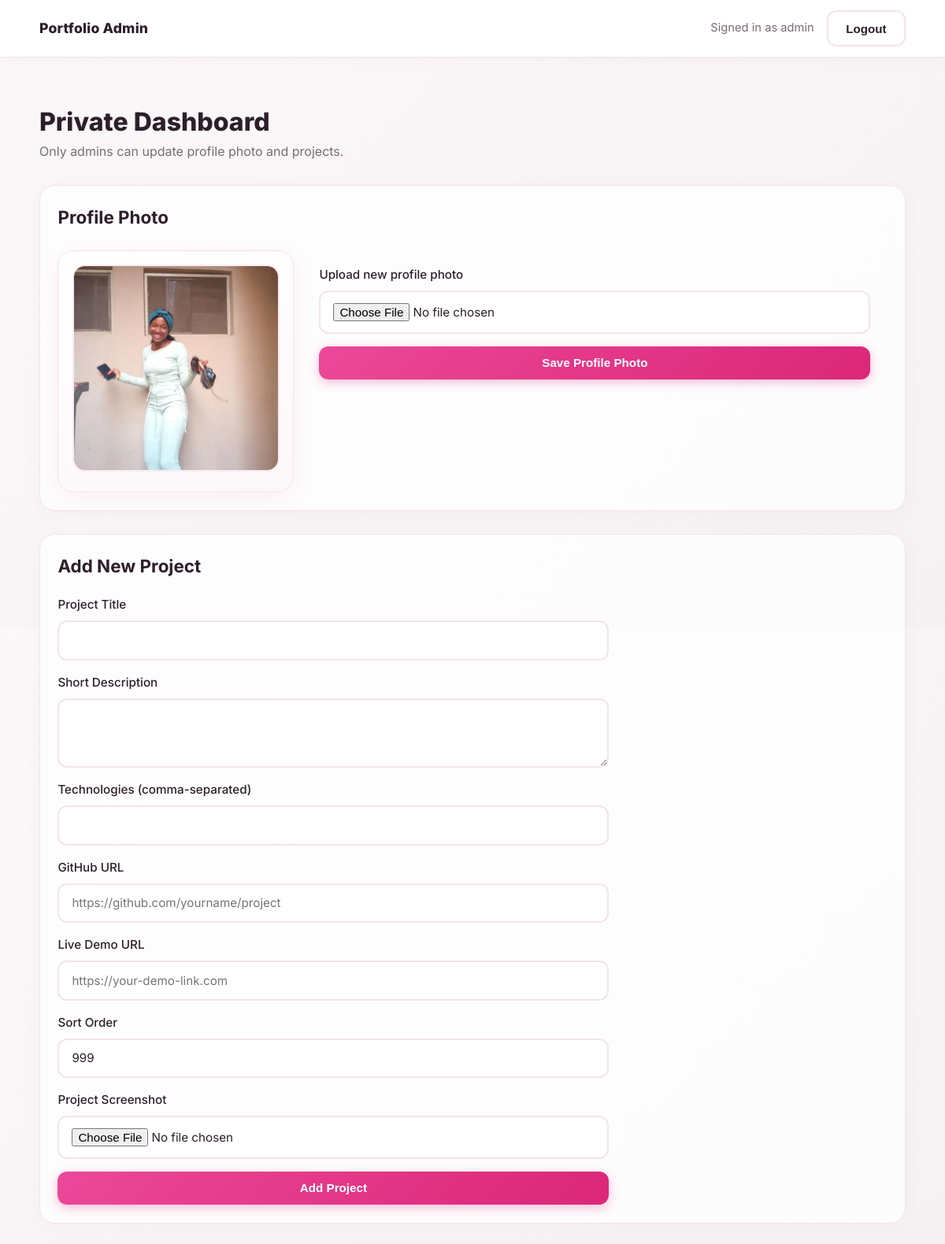
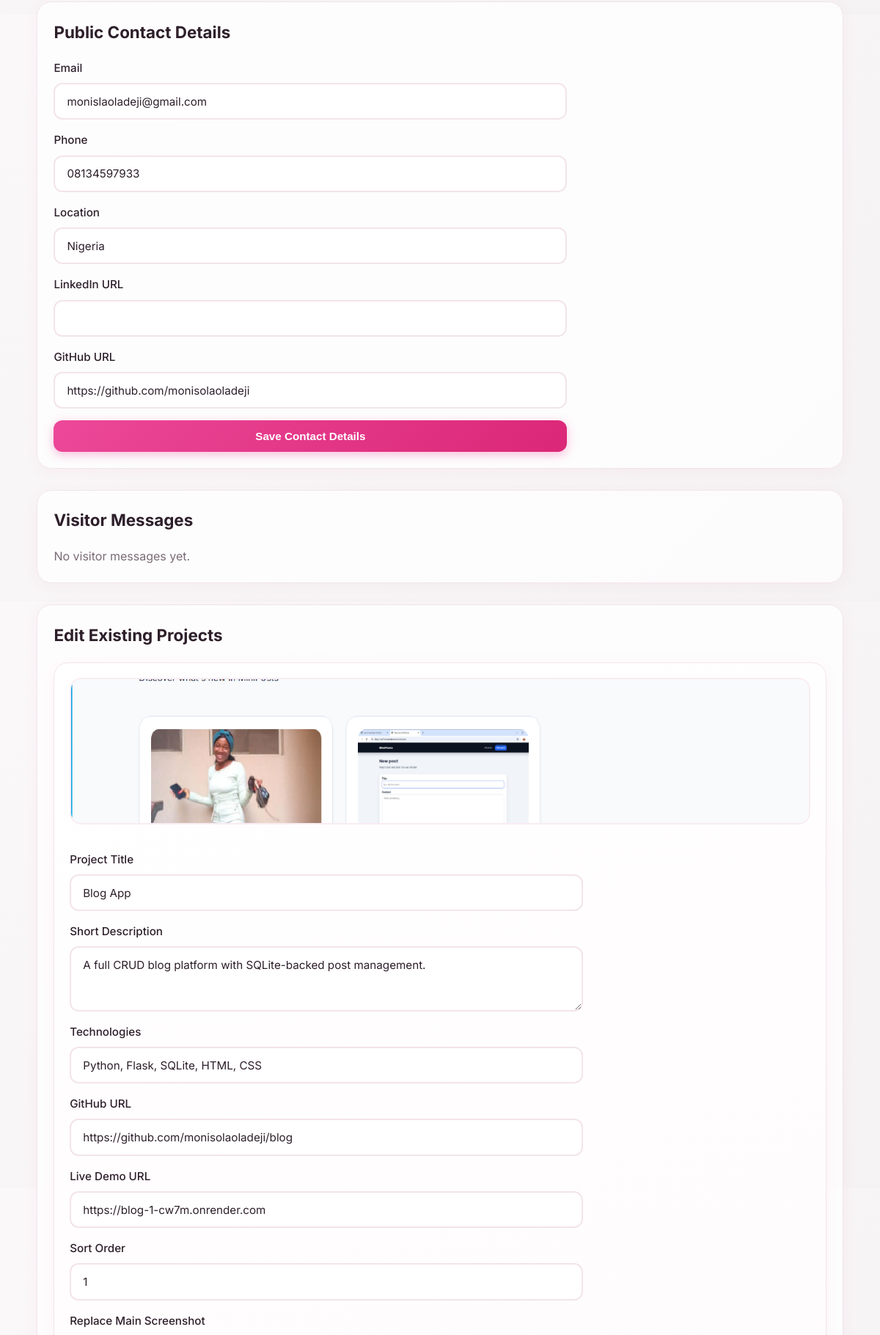
/admin (signed in, upper part), run on the app's committed database (2 pictures, top to bottom).
### tables this page shows
CREATE TABLE settings (
                key TEXT PRIMARY KEY,
                value TEXT NOT NULL DEFAULT ''
            );

CREATE TABLE projects (
                id INTEGER PRIMARY KEY AUTOINCREMENT,
                title TEXT NOT NULL,
                description TEXT NOT NULL,
                technologies TEXT NOT NULL,
                github_url TEXT NOT NULL,
                demo_url TEXT NOT NULL,
                screenshot_path TEXT NOT NULL DEFAULT '',
                sort_order INTEGER NOT NULL DEFAULT 0
            );

### app.py (the view)
@app.route("/admin", methods=["GET"])
@admin_required
def admin_dashboard():
    db = get_db()
    projects = db.execute(
        """
        SELECT id, title, description, technologies, github_url, demo_url, screenshot_path, sort_order
        FROM projects
        ORDER BY sort_order ASC, id ASC;
        """
    ).fetchall()
    projects_with_screenshots = []
    for project in projects:
        screenshots = get_project_screenshots(db, project["id"])
        projects_with_screenshots.append({
            **project,
            "screenshots": screenshots
        })
    visitor_messages = db.execute(
        """
        SELECT id, sender_name, sender_email, message_body, created_at, is_read
        FROM visitor_messages
        ORDER BY id DESC;
        """
    ).fetchall()
    settings = get_settings_map(db)
    return render_template(
        "admin_dashboard.html",
        projects=projects_with_screenshots,
        visitor_messages=visitor_messages,
        profile_photo_path=settings.get("profile_photo_path", ""),
        settings=settings,
        admin_username=app.config["ADMIN_USERNAME"],
    )

### app.py (called while the page is built)
def get_db():
    if "db" not in g:
        conn = sqlite3.connect(DB_PATH)
        conn.row_factory = sqlite3.Row
        g.db = conn
    return g.db

def get_settings_map(db):
    rows = db.execute("SELECT key, value FROM settings;").fetchall()
    return {row["key"]: row["value"] for row in rows}

def is_admin_logged_in() -> bool:
    return bool(session.get("is_admin"))

def admin_required(route_handler):
    @wraps(route_handler)
    def wrapper(*args, **kwargs):
        if not is_admin_logged_in():
            return redirect(url_for("admin_login"))
        return route_handler(*args, **kwargs)
    return wrapper

def get_project_screenshots(db, project_id):
    return db.execute(
        """
        SELECT id, image_path, caption, sort_order
        FROM project_screenshots
        WHERE project_id = ?
        ORDER BY sort_order ASC, id ASC;
        """,
        (project_id,),
    ).fetchall()

### templates/admin_dashboard.html (shortened to what this page needs)
<!DOCTYPE html>
<html lang="en">
<head>
  <link rel="stylesheet" href="{{ url_for('static', filename='css/styles.css') }}">
</head>
<body>
  <header class="site-header">
    <div class="container nav-wrap">
      <a href="/" class="logo">Portfolio Admin</a>
      <div class="admin-actions">
        <span class="admin-user">Signed in as {{ admin_username }}</span>
        <form method="post" action="/admin/logout">
          <button class="btn btn-outline" type="submit">Logout</button>
        </form>
      </div>
    </div>
  </header>
  <main class="container section">
    <h1 class="admin-title">Private Dashboard</h1>
    <p class="admin-subtext">Only admins can update profile photo and projects.</p>
    <section class="admin-panel">
      <h2>Profile Photo</h2>
      <div class="about-layout">
        <div class="profile-photo-card">
          {% if profile_photo_path %}
          <img class="profile-preview" src="{{ url_for('static', filename=profile_photo_path) }}" alt="Current profile photo">
          {% else %}
          <img class="profile-preview" src="https://via.placeholder.com/260x260/121936/e9eeff?text=No+Photo" alt="No profile photo">
          {% endif %}
        </div>
        <form class="contact-form" method="post" action="/admin/profile-photo" enctype="multipart/form-data">
          <label>
            Upload new profile photo
            <input type="file" name="profile_photo" accept="image/*" required>
          </label>
          <button class="btn btn-primary" type="submit">Save Profile Photo</button>
        </form>
      </div>
    </section>
    <section class="admin-panel">
      <h2>Add New Project</h2>
      <form class="contact-form" method="post" action="/admin/projects/create" enctype="multipart/form-data">
        <label>Project Title <input type="text" name="title" required></label>
        <label>Short Description <textarea name="description" rows="3" required></textarea></label>
        <label>Technologies (comma-separated) <input type="text" name="technologies" required></label>
        <label>GitHub URL <input type="url" name="github_url" placeholder="https://github.com/yourname/project"></label>
        <label>Live Demo URL <input type="url" name="demo_url" placeholder="https://your-demo-link.com"></label>
        <label>Sort Order <input type="number" name="sort_order" value="999"></label>
        <label>Project Screenshot <input type="file" name="screenshot" accept="image/*"></label>
        <button class="btn btn-primary" type="submit">Add Project</button>
      </form>
    </section>
    <section class="admin-panel">
      <h2>Public Contact Details</h2>
      <form class="contact-form" method="post" action="/admin/contact">
        <label>Email <input type="email" name="contact_email" value="{{ settings.get('contact_email', '') }}"></label>
        <label>Phone <input type="text" name="contact_phone" value="{{ settings.get('contact_phone', '') }}"></label>
        <label>Location <input type="text" name="contact_location" value="{{ settings.get('contact_location', '') }}"></label>
        <label>LinkedIn URL <input type="url" name="contact_linkedin" value="{{ settings.get('contact_linkedin', '') }}"></label>
        <label>GitHub URL <input type="url" name="contact_github" value="{{ settings.get('contact_github', '') }}"></label>
        <button class="btn btn-primary" type="submit">Save Contact Details</button>
      </form>
    </section>
    <section class="admin-panel">
      <h2>Visitor Messages</h2>
      <div class="admin-project-list">
        {% if visitor_messages %}
        {% for msg in visitor_messages %}
        <article class="project-card {{ 'message-unread' if not msg['is_read'] else '' }}">
          <h3>{{ msg["sender_name"] }}</h3>
          <p><strong>Email:</strong> <a href="mailto:{{ msg['sender_email'] }}">{{ msg["sender_email"] }}</a></p>
          <p><strong>Sent:</strong> {{ msg["created_at"] }}</p>
          <p>{{ msg["message_body"] }}</p>
          <div class="card-actions">
            {% if not msg["is_read"] %}
            <form method="post" action="/admin/messages/{{ msg['id'] }}/read">
              <button class="btn btn-primary" type="submit">Mark as Read</button>
            </form>
            {% endif %}
            <form method="post" action="/admin/messages/{{ msg['id'] }}/delete" onsubmit="return confirm('Delete this message?');">
              <button class="btn btn-outline" type="submit">Delete</button>
            </form>
          </div>
        </article>
        {% endfor %}
        {% else %}
        <p>No visitor messages yet.</p>
        {% endif %}
      </div>
    </section>
    <section class="admin-panel">
      <h2>Edit Existing Projects</h2>
      <div class="admin-project-list">
        {% for project in projects %}
        <article class="project-card">
          {% if project["screenshot_path"] %}
          <img class="project-shot" src="{{ url_for('static', filename=project['screenshot_path']) }}" alt="{{ project['title'] }} screenshot">
          {% endif %}
          <form class="contact-form" method="post" action="/admin/projects/{{ project['id'] }}/update" enctype="multipart/form-data">
            <label>Project Title <input type="text" name="title" value="{{ project['title'] }}" required></label>
            <label>Short Description <textarea name="description" rows="3" required>{{ project["description"] }}</textarea></label>
            <label>Technologies <input type="text" name="technologies" value="{{ project['technologies'] }}" required></label>
            <label>GitHub URL <input type="url" name="github_url" value="{{ project['github_url'] }}"></label>
            <label>Live Demo URL <input type="url" name="demo_url" value="{{ project['demo_url'] }}"></label>
            <label>Sort Order <input type="number" name="sort_order" value="{{ project['sort_order'] }}"></label>
            <label>Replace Main Screenshot <input type="file" name="screenshot" accept="image/*"></label>
          </form>
        </article>
        {% endfor %}
      </div>
    </section>
  </main>
</body>
</html>

### static/css/styles.css (style rules this page uses)
:root { --bg: #faf8f9; --surface: #ffffff; --surface-soft: #fdf7fa; --text: #2d1f2a; --muted: #7a6b76; --primary: #ec4899; --primary-soft: #fbcfe8; --primary-dark: #be185d; --border: #f3e4eb; --border-soft: #f9ecf2; --success: #22c55e; --error: #f87171; --ash: #e9e7e8; --ash-soft: #f4f2f3; }
* { box-sizing: border-box; margin: 0; padding: 0; }
html { scroll-behavior: smooth; }
body { font-family: "Inter", sans-serif; background: linear-gradient(135deg, #faf8f9 0%, #f4f2f3 100%); color: var(--text); line-height: 1.6; }
.container { width: min(1100px, 92%); margin: 0 auto; }
.site-header { position: sticky; top: 0; z-index: 100; backdrop-filter: blur(12px); background: rgba(255, 255, 255, 0.92); border-bottom: 1px solid var(--border); box-shadow: 0 2px 12px rgba(236, 72, 153, 0.06); }
.nav-wrap { display: flex; align-items: center; justify-content: space-between; min-height: 72px; gap: 0.8rem; }
.logo { font-weight: 800; font-size: 1.1rem; color: var(--text); text-decoration: none; letter-spacing: 0.2px; }
.btn { border: none; border-radius: 12px; padding: 0.8rem 1.4rem; text-decoration: none; font-weight: 600; cursor: pointer; display: inline-flex; align-items: center; justify-content: center; background: transparent; transition: all 0.25s ease; font-size: 0.95rem; }
.btn-primary { background: linear-gradient(135deg, var(--primary) 0%, #db2777 100%); color: #ffffff; box-shadow: 0 4px 14px rgba(236, 72, 153, 0.35); }
.btn-outline { background: transparent; border: 2px solid var(--border); color: var(--text); }
.section { padding: 3.5rem 0; }
.section h2 { font-size: 1.9rem; margin-bottom: 1rem; font-weight: 700; }
.section p { color: var(--muted); }
.about-layout { margin-top: 1.5rem; display: grid; grid-template-columns: 300px 1fr; gap: 2rem; align-items: start; }
.profile-photo-card { background: linear-gradient(160deg, var(--surface), var(--surface-soft)); border: 1px solid var(--border); border-radius: 20px; padding: 1.1rem; box-shadow: 0 8px 30px rgba(236, 72, 153, 0.08); }
.profile-preview { width: 100%; aspect-ratio: 1 / 1; object-fit: cover; border-radius: 16px; border: 2px solid var(--border-soft); }
.project-card { background: linear-gradient(160deg, var(--surface) 0%, #fffafc 100%); border: 1px solid var(--border); border-radius: 20px; padding: 1.3rem; display: flex; flex-direction: column; gap: 1rem; transition: all 0.3s ease; box-shadow: 0 4px 20px rgba(236, 72, 153, 0.06); }
.project-shot { width: 100%; height: 200px; object-fit: cover; border-radius: 16px; border: 2px solid var(--border-soft); }
.contact-form { margin-top: 1.2rem; max-width: 700px; display: grid; gap: 1rem; }
.contact-form label { display: grid; gap: 0.5rem; font-weight: 500; font-size: 0.95rem; }
.contact-form input, .contact-form textarea { width: 100%; border: 2px solid var(--border); background: #ffffff; color: var(--text); border-radius: 12px; padding: 0.85rem 1rem; font-size: 0.95rem; transition: all 0.25s ease; font-family: inherit; }
.admin-actions { display: flex; gap: 1rem; align-items: center; }
.admin-user { color: var(--muted); font-size: 0.92rem; }
.admin-title { font-size: 2rem; font-weight: 800; }
.admin-subtext { color: var(--muted); }
.admin-panel { margin-top: 1.8rem; background: rgba(255, 255, 255, 0.8); border: 1px solid var(--border); border-radius: 20px; padding: 1.4rem; box-shadow: 0 4px 20px rgba(236, 72, 153, 0.05); }
.admin-panel h2 { font-size: 1.4rem; margin-bottom: 1rem; }
.admin-project-list { margin-top: 1.2rem; display: grid; gap: 1.5rem; }

### data on the page
settings: value (picture)
settings: contact_email "monislaoladeji@gmail.com"
settings: contact_phone "08134597933"
settings: contact_location "Nigeria"
settings: contact_github "https://github.com/monisolaoladeji"
projects: screenshot_path (picture), title "Blog App", description "A full CRUD blog platform with SQLite-backed post management.", technologies "Python, Flask, SQLite, HTML, CSS", github_url "https://github.com/monisolaoladeji/blog", demo_url "https://blog-1-cw7m.onrender.com", sort_order "1"

### other printed values
{{ admin_username }} "admin"
